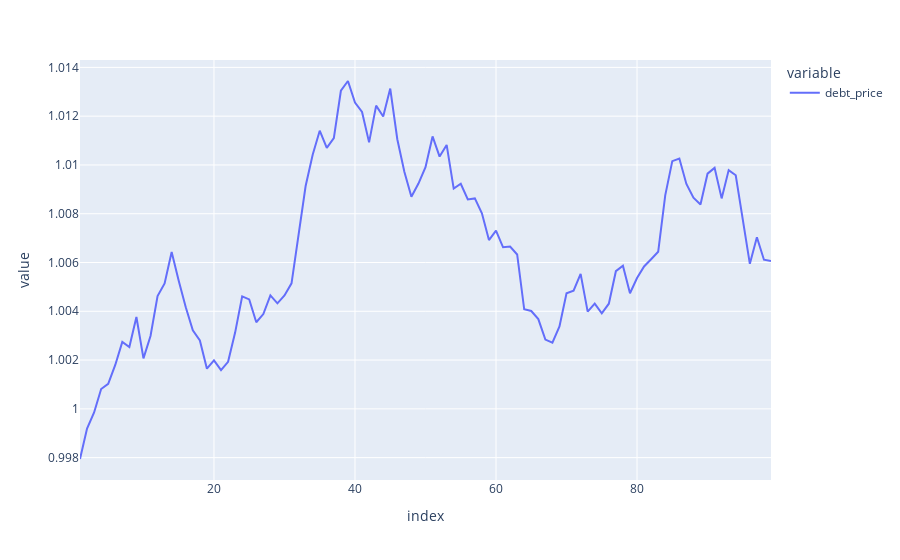

Notebook source saved alongside this figure:
### Code cell
df.debt_price.plot()

### Figure 1 — Plotly figure (JSON) as saved in the notebook; plotly's stock layout.template omitted (floating-point values rounded to 4 significant figures)
{"data": [{"hovertemplate": "variable=debt_price<br>index=%{x}<br>value=%{y}<extra></extra>", "legendgroup": "debt_price", "line": {"color": "#636efa", "dash": "solid"}, "mode": "lines", "name": "debt_price", "orientation": "v", "showlegend": true, "type": "scatter", "x": [1, 2, 3, 4, 5, 6, 7, 8, 9, 10, 11, 12, 13, 14, 15, 16, 17, 18, 19, 20, 21, 22, 23, 24, 25, 26, 27, 28, 29, 30, 31, 32, 33, 34, 35, 36, 37, 38, 39, 40, 41, 42, 43, 44, 45, 46, 47, 48, 49, 50, 51, 52, 53, 54, 55, 56, 57, 58, 59, 60, 61, 62, 63, 64, 65, 66, 67, 68, 69, 70, 71, 72, 73, 74, 75, 76, 77, 78, 79, 80, 81, 82, 83, 84, 85, 86, 87, 88, 89, 90, 91, 92, 93, 94, 95, 96, 97, 98, 99], "xaxis": "x", "y": [0.9979, 0.9992, 0.9999, 1.001, 1.001, 1.002, 1.003, 1.003, 1.004, 1.002, 1.003, 1.005, 1.005, 1.006, 1.005, 1.004, 1.003, 1.003, 1.002, 1.002, 1.002, 1.002, 1.003, 1.005, 1.004, 1.004, 1.004, 1.005, 1.004, 1.005, 1.005, 1.007, 1.009, 1.01, 1.011, 1.011, 1.011, 1.013, 1.013, 1.013, 1.012, 1.011, 1.012, 1.012, 1.013, 1.011, 1.01, 1.009, 1.009, 1.01, 1.011, 1.01, 1.011, 1.009, 1.009, 1.009, 1.009, 1.008, 1.007, 1.007, 1.007, 1.007, 1.006, 1.004, 1.004, 1.004, 1.003, 1.003, 1.003, 1.005, 1.005, 1.006, 1.004, 1.004, 1.004, 1.004, 1.006, 1.006, 1.005, 1.005, 1.006, 1.006, 1.006, 1.009, 1.01, 1.01, 1.009, 1.009, 1.008, 1.01, 1.01, 1.009, 1.01, 1.01, 1.008, 1.006, 1.007, 1.006, 1.006], "yaxis": "y"}], "layout": {"legend": {"title": {"text": "variable"}, "tracegroupgap": 0}, "margin": {"t": 60}, "xaxis": {"anchor": "y", "domain": [0, 1], "title": {"text": "index"}}, "yaxis": {"anchor": "x", "domain": [0, 1], "title": {"text": "value"}}}}
